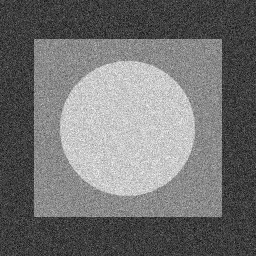
%> input picture Digital Image Processing/trimodal.tif, 256 x 256 px
$ octave edge_detection.m   (GNU Octave 9; MATLAB toolbox functions it lacks are replaced by stand-ins)
%> lines starting %> are read from the running program, lines starting %| are printed output that depends on the picture; in (x1, y1, x2, y2) boxes, pixels count from 0 and x2, y2 are one past the last pixel; in counts of white or black regions, pixels touching at a corner belong together; the program's own positions count from 1
figure;
im=imread('trimodal.tif');
%> im is the input picture: size 256x256 uint8; min 0, max 255, mean 114.3
subplot(2,2,1),imshow(im);
[im1,th1]=edge(im,'Canny',100/255);
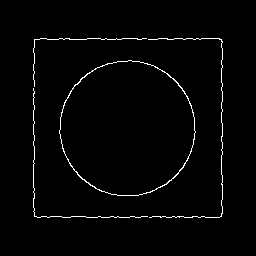
%> im1: size 256x256 logical; 1.9% white in thin lines or dots, all inside (x1, y1, x2, y2) = (33, 38, 223, 218)
%> th1 = [0.157 0.392]
[im2,th2]=edge(im,'Prewitt',100/255);
%> im2: size 256x256 logical; every value is 0
%> th2 = 0.392
[im3,th3]=edge(im,'Sobel',100/255);
%> th3 = 0.392
subplot(2,2,2),imshow(im1);
subplot(2,2,3),imshow(im2);
subplot(2,2,4),imshow(im3);
